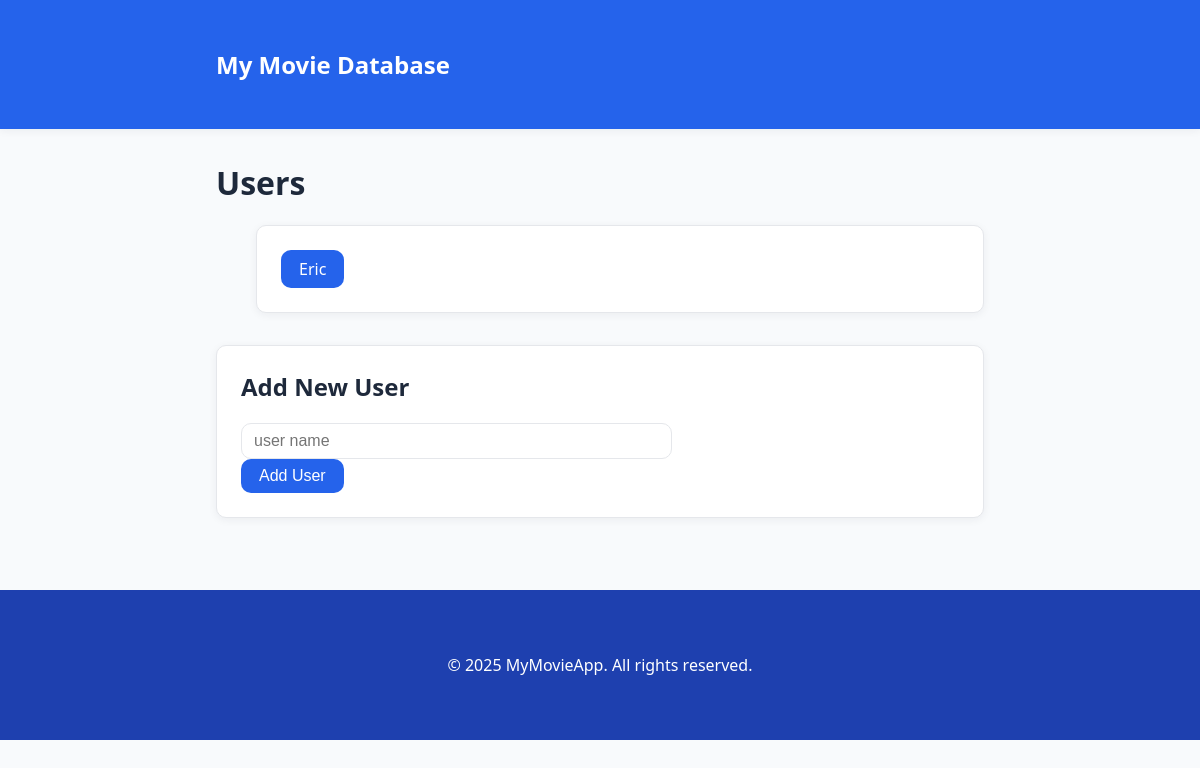
The app's page /, older data.
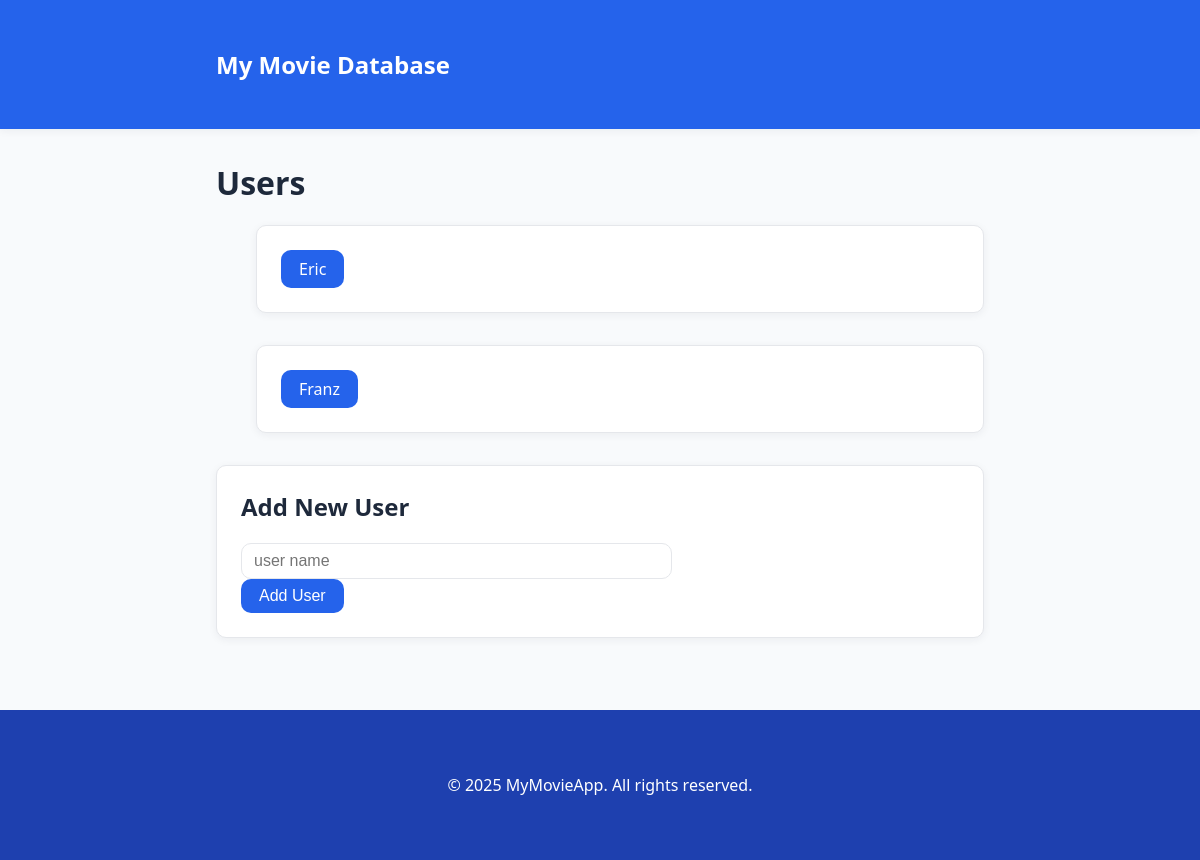
The same page, newer data.
### data_management/models.py (models this page shows, shortened)
class User(db.Model):
    __tablename__ = 'users'
    id = db.Column(db.Integer, primary_key=True)
    username = db.Column(db.String(100), nullable=False)

### app.py (the view)
@app.route('/')
def index() -> str:
    try:
        users = data_manager.get_users()
    except Exception as e:
        flash(f"Couldn't retrieve users! Error: {e}")
        users = []
    return render_template('index.html', users=users)

### data_management/data_manager.py (called while the page is built)
    def get_users(self) -> List[User]:
        return User.query.all()

### templates/index.html (shortened to what this page needs)
{% extends "base.html" %}
{% block content %}
<h1>Users</h1>
<ul>
    {% for user in users %}
    <div class="card-list">
        <div class="card">
            <a href="{{ url_for('list_movies', user_id=user.id) }}" class="btn">{{ user.username }}</a>
        </div>
    </div>
    {% endfor %}
</ul>
<div class="form-section">
    <h2>Add New User</h2>
    <form action="{{ url_for('create_user') }}" method="post">
        <input type="text" placeholder="user name" name="username" required><br>
        <button type="submit" class="btn">Add User</button>
    </form>
</div>
{% endblock %}

Row changes from the older to the newer data that the page shows:
added User: username "Franz"
